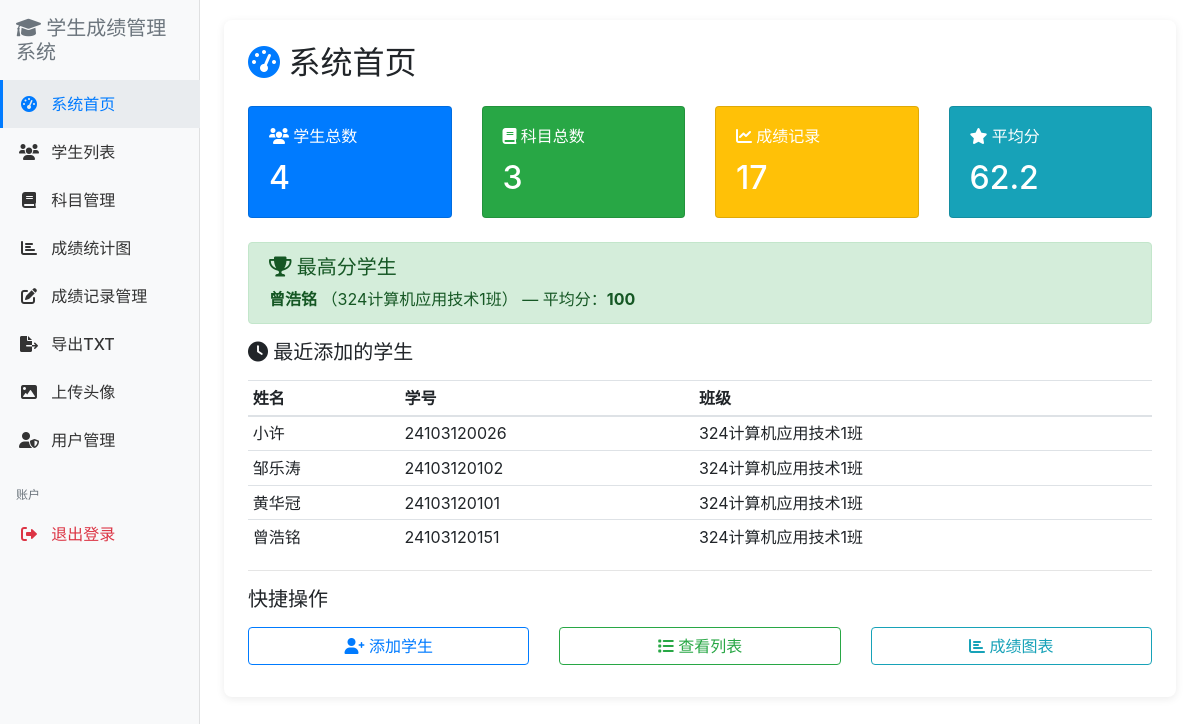
/admin.php (signed in), run on the app's committed database.
### tables this page shows
CREATE TABLE `student` (
  `id` int(11) NOT NULL,
  `student_id` varchar(20) NOT NULL COMMENT '学号',
  `name` varchar(50) NOT NULL COMMENT '姓名',
  `gender` enum('男','女') DEFAULT '男' COMMENT '性别',
  `class` varchar(50) DEFAULT NULL COMMENT '班级',
  `chinese` decimal(5,1) DEFAULT '0.0' COMMENT '语文',
  `math` decimal(5,1) DEFAULT '0.0' COMMENT '数学',
  `english` decimal(5,1) DEFAULT '0.0' COMMENT '英语',
  `total` decimal(6,1) DEFAULT '0.0' COMMENT '总分',
  `average` decimal(5,1) DEFAULT '0.0' COMMENT '平均分',
  `level` varchar(20) DEFAULT '待提高' COMMENT '等级',
  `avatar` varchar(255) DEFAULT NULL,
  `password` varchar(255) DEFAULT NULL COMMENT '登录密码（哈希）'
);

### conn.php (called while the page is built, shortened)
<?php
function esc($s)
{
    return htmlspecialchars($s, ENT_QUOTES, 'UTF-8');
}
?>

### dashboard_content.php (the view)
<?php
$studentCount = $conn->query("SELECT COUNT(*) as total FROM student")->fetch_assoc()['total'] ?? 0;
$subjectCount = $conn->query("SELECT COUNT(*) as total FROM subject")->fetch_assoc()['total'] ?? 0;
$scoreCount = $conn->query("SELECT COUNT(*) as total FROM score")->fetch_assoc()['total'] ?? 0;
$avgScore = $conn->query("SELECT AVG(score) as avg FROM score")->fetch_assoc()['avg'] ?? 0;
$topStudent = $conn->query(
    "SELECT s.name, s.class, AVG(sc.score) as avg_score
     FROM student s
     LEFT JOIN score sc ON s.student_id = sc.student_id
     GROUP BY s.student_id
     ORDER BY avg_score DESC
     LIMIT 1"
)->fetch_assoc();
$recentStudents = $conn->query(
    "SELECT name, student_id, class FROM student ORDER BY id DESC LIMIT 5"
);
?>
<div class="page-card">
  <h2 class="mb-4">
    <i class="fas fa-tachometer-alt text-primary"></i> 系统首页
  </h2>
  <div class="row mb-4">
    <div class="col-md-3">
      <div class="card text-white bg-primary">
        <div class="card-body">
          <h6 class="card-title"><i class="fas fa-users"></i> 学生总数</h6>
          <h2 class="mb-0"><?php echo $studentCount; ?></h2>
        </div>
      </div>
    </div>
    <div class="col-md-3">
      <div class="card text-white bg-success">
        <div class="card-body">
          <h6 class="card-title"><i class="fas fa-book"></i> 科目总数</h6>
          <h2 class="mb-0"><?php echo $subjectCount; ?></h2>
        </div>
      </div>
    </div>
    <div class="col-md-3">
      <div class="card text-white bg-warning">
        <div class="card-body">
          <h6 class="card-title"><i class="fas fa-chart-line"></i> 成绩记录</h6>
          <h2 class="mb-0"><?php echo $scoreCount; ?></h2>
        </div>
      </div>
    </div>
    <div class="col-md-3">
      <div class="card text-white bg-info">
        <div class="card-body">
          <h6 class="card-title"><i class="fas fa-star"></i> 平均分</h6>
          <h2 class="mb-0"><?php echo round($avgScore, 1); ?></h2>
        </div>
      </div>
    </div>
  </div>
  <?php if ($topStudent): ?>
  <div class="alert alert-success">
    <h5 class="alert-heading"><i class="fas fa-trophy"></i> 最高分学生</h5>
    <p class="mb-0">
      <strong><?php echo esc($topStudent['name']); ?></strong>
      （<?php echo esc($topStudent['class']); ?>）
      — 平均分：<strong><?php echo round($topStudent['avg_score'], 1); ?></strong>
    </p>
  </div>
  <?php endif; ?>
  <?php if ($recentStudents && $recentStudents->num_rows > 0): ?>
  <h5 class="mb-3"><i class="fas fa-clock"></i> 最近添加的学生</h5>
  <table class="table table-sm table-hover">
    <thead>
      <tr>
        <th>姓名</th>
        <th>学号</th>
        <th>班级</th>
      </tr>
    </thead>
    <tbody>
    <?php while ($row = $recentStudents->fetch_assoc()): ?>
      <tr>
        <td><?php echo esc($row['name']); ?></td>
        <td><?php echo esc($row['student_id']); ?></td>
        <td><?php echo esc($row['class']); ?></td>
      </tr>
    <?php endwhile; ?>
    </tbody>
  </table>
  <?php endif; ?>
  <hr>
  <h5 class="mb-3">快捷操作</h5>
  <div class="row">
    <div class="col-md-4 mb-2">
      <a href="admin.php?action=add_student" class="btn btn-outline-primary btn-block">
        <i class="fas fa-user-plus"></i> 添加学生
      </a>
    </div>
    <div class="col-md-4 mb-2">
      <a href="admin.php?action=student_list" class="btn btn-outline-success btn-block">
        <i class="fas fa-list"></i> 查看列表
      </a>
    </div>
    <div class="col-md-4 mb-2">
      <a href="admin.php?action=score_chart" class="btn btn-outline-info btn-block">
        <i class="fas fa-chart-bar"></i> 成绩图表
      </a>
    </div>
  </div>
</div>

### admin.php (style rules this page uses)
.page-card { background: #fff; padding: 24px; border-radius: 8px; box-shadow: 0 2px 8px rgba(0,0,0,.08); }

### data on the page
student: name "小许", student "24103120026", class "324计算机应用技术1班"
student: name "邹乐涛", student "24103120102", class "324计算机应用技术1班"
student: name "黄华冠", student "24103120101", class "324计算机应用技术1班"
student: name "曾浩铭", student "24103120151", class "324计算机应用技术1班"

### other printed values
$studentCount "4"
$subjectCount "3"
$scoreCount "17"
$avgScore "62.2"
$topStudent['name'] "曾浩铭"
$topStudent['class'] "324计算机应用技术1班"
$topStudent['avg_score'] "100"
